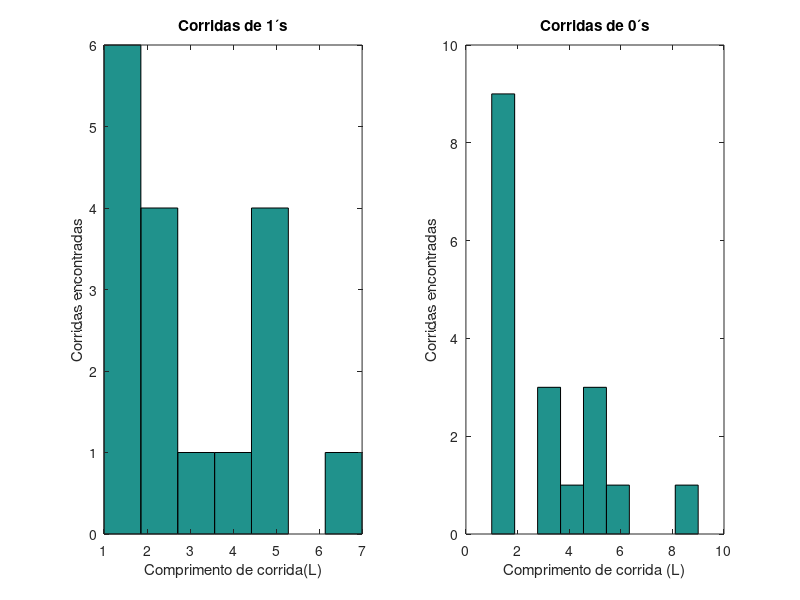
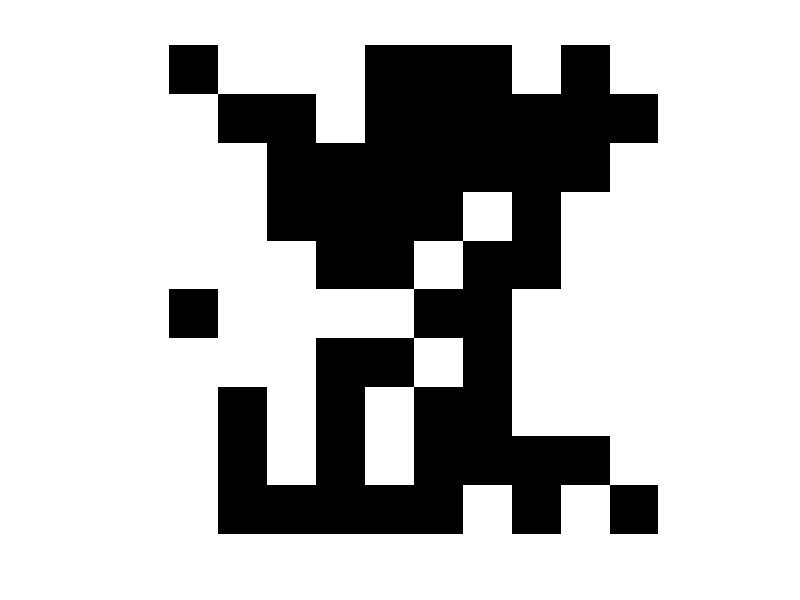

These figures' MATLAB source, in order:
% Gera uma sequencia de números aleatória em que o próximo valor depende do
% valor atual. Isso deve gerar numero consideravel de corridas de zero e de
% um.
% Em seguida calcula o numero de corridas de zero e de um.

clear all; close all;

% Define o tamanho da sequencia de valores
N = 100;

% Define N valores aleatorios entre 0 e 1
ale = rand(1,N);

% Inicializa a saida com o tamanho certo
vetor = zeros(1,N);

% Parte 1: Primeiro elemento tem 50% de chance de ser 1 ou 0
if ale(1) >0.5
    vetor(1) = 1;
end;

for i=1:(N-1)
    % Passo 2: se o valor anterior é zero aplica as probabilidades
    if vetor(i) == 0
        vetor(i+1) = (ale(i+1)<1/3); % chance de ir para 1 é de 1/3
    end;
    
    if vetor(i) == 1
        vetor(i+1) = (ale(i+1)<0.6); % chance de ficar em 1 é de 60%
    end;
end;

% Salva o vetor criado para ser usado por voces a tarefa
save('VetorCondicional', 'vetor');

clear all; close all; % Limpei tudo, ou seja, a partir daqui é como se fosse comecar do zero

% Parte 2: A partir daqui implementa um algoritmo rapido de contagem de corridas de
% zeros e corridas de uns

% Quando forem fazer o código de voces comecem carregando o vetor salvo
load('VetorCondicional', 'vetor');

% Encontra zeros uns e retorna o indice para todos
idx1 = find(vetor==0); idx2 = find(vetor==1);

% Localiza diferencas de indices maiores que um (indicam que são trechos
% separados de uns ou zeros


l1 = find(idx1(2:end)>(idx1(1:end-1)+1));
l2 = find(idx2(2:end)>(idx2(1:end-1)+1));

% Aponta para todas as transicoes de zero para um e de um para zero
% Se queremos detectar corridas existe 
zeropraum = idx1(l1); umprazero = idx2(l2);

% Trata agora os casos de inicio e fim
% Se o vetor comeca em zero para a contagem estar correta tem que colocar o
% indice zero na primeira posicao de umprazero, caso contrario coloca o
% indice zero na primeira posicao de zeropraum
if vetor(1) == 0
    umprazero = [0 umprazero];
else
    zeropraum = [0 zeropraum];
end;

% Se o vetor termina em zero a ultima corrida inicia no ultimo indice um e
% termina no fim do vetor
if vetor(end) == 0
    zeropraum = [zeropraum length(vetor)];
    umprazero = [umprazero idx2(end)];
else
    zeropraum = [zeropraum idx1(end)];
    umprazero = [umprazero length(vetor)];
end;

% Calcula vetores de corrida de zeros e de uns
if zeropraum(1) == 0
    L1 = length(umprazero); L2 = length(zeropraum);
    RL_1 = umprazero(1:L1) - zeropraum(1:L1);
    RL_0 = zeropraum(2:L2) - umprazero(1:L2-1);
end;
if umprazero(1) == 0
    L1 = length(zeropraum); L2 = length(umprazero);
    RL_1 = umprazero(2:L2) - zeropraum(1:L2-1);
    RL_0 = zeropraum(1:L1) - umprazero(1:L1);
end;

%Exibe frequencia de corridas de cada tamanho
figure;
subplot(1,2,1);
hist(RL_1, max(RL_1));
ylabel('Corridas encontradas');
xlabel('Comprimento de corrida(L)');
title('Corridas de 1´s');

subplot(1,2,2);
hist(RL_0, max(RL_0));
ylabel('Corridas encontradas');
xlabel('Comprimento de corrida (L)');
title('Corridas de 0´s');

% Salva esses vetores para usar nas atividades de organização de imagem
figure;
imshow(reshape(vetor,10,10));